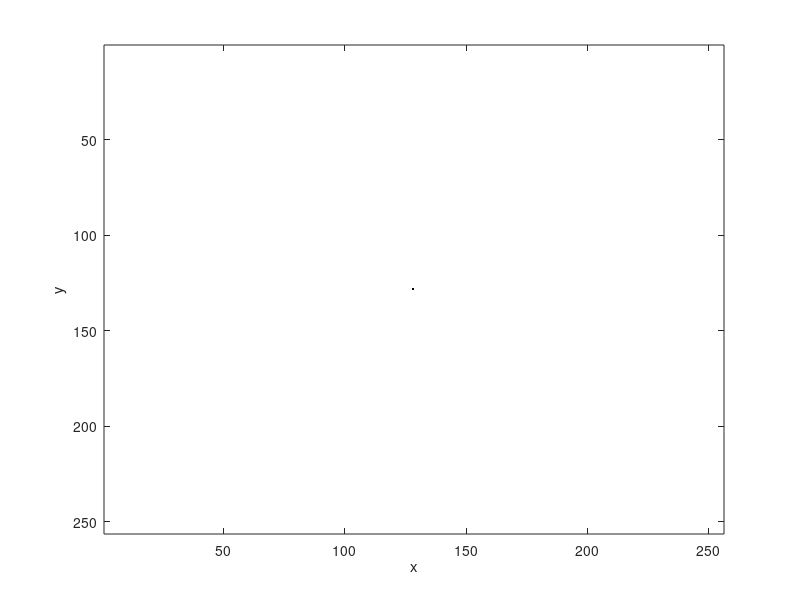
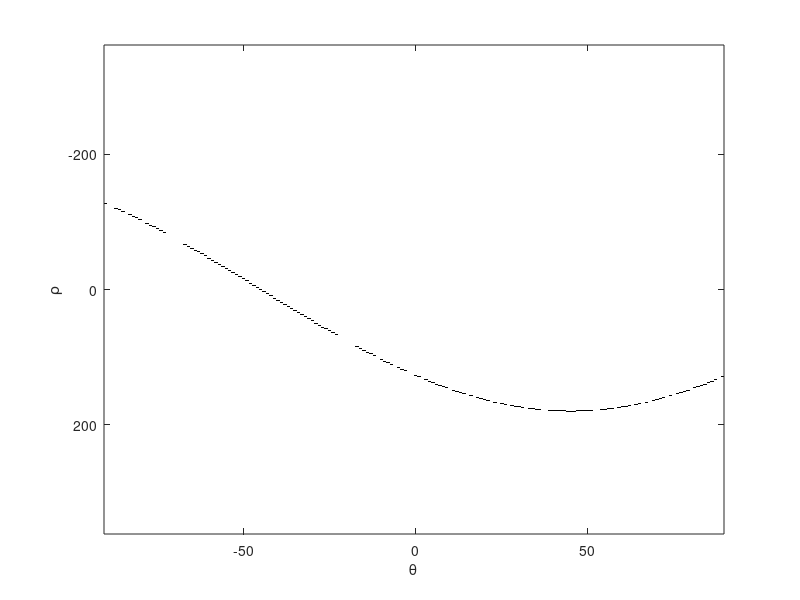

Here is the MATLAB script that generated these plots, in order:
clear all,close all;

% Simple Hough Transform Example
% Hough Transform of a Point

M= 256; N = 256;
im = zeros(M,N);
x = 128, y = 128
im(x,y) = 1;


imshow(1-im); % Invert image for plots
axis on, axis normal;
xlabel('x'), ylabel('y');

[H,T,R] = hough(im);

figure
imshow(imadjust(mat2gray(1-H)),'XData',T,'YData',R,...
'InitialMagnification','fit');
xlabel('\theta'), ylabel('\rho');

axis on, axis normal, hold on;
colormap(hot);
